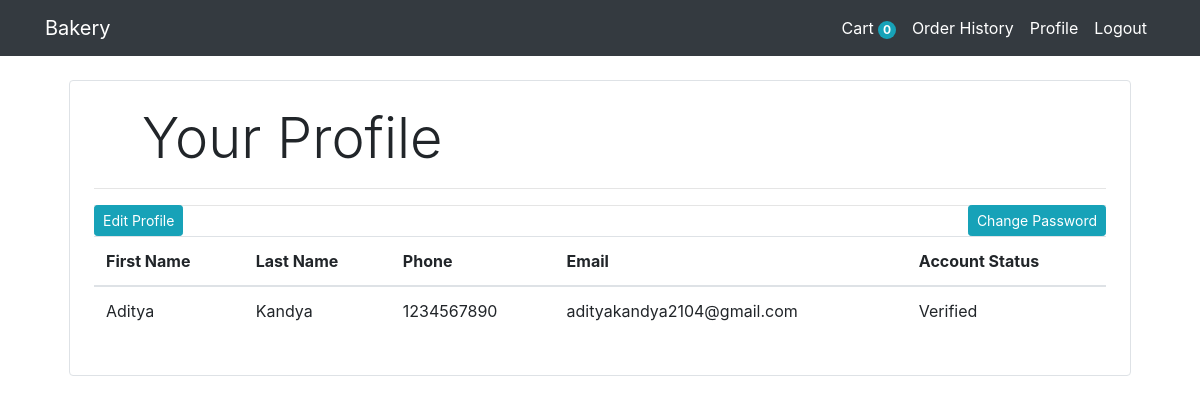
Page /profile/ (signed in) on the committed database.
### Bakery/models.py (models this page shows, shortened)
class Customer(models.Model):
    first_name = models.CharField(max_length=50,null=True)
    last_name = models.CharField(max_length=50,null=True)
    phone = models.CharField(max_length=10,null=True)
    email = models.EmailField()
    password = models.CharField(max_length=500)
    token = models.CharField(max_length=6, null=True)
    verified = models.BooleanField(default=False)
    @staticmethod
    def get_by_email(email):
        try:
            return Customer.objects.get(email=email)
        except:
            return False

### Bakery/Views/views.py (the view)
# urls.py: path('profile/', views.profile.as_view(), name='Bakery-profile'),
class profile(View):
	def get(self,request):
		customeremail=request.session.get('customer_email')
		customer=Customer.get_by_email(customeremail)
		return render(request, 'Bakery/profile.html', {'customer':customer})

### templates/Bakery/profile.html (shortened to what this page needs)
{%extends 'Partials/base.html'%}
{% block content %}
<div class="container">
   <div class="border rounded p-4 m-4">
        <p class="display-4 pl-4 ml-4">Your Profile</p>
        <hr>
        <table class="table">
            <thead>
                <thead>
                    <a class="btn btn-info btn-sm float-left " href="{% url 'Bakery-editprofile' %}">Edit Profile</a>
                    <a class="btn btn-info btn-sm float-right " href="{% url 'Bakery-changepassword' %}">Change Password</a>
                    <hr>
                 </thead>
                <tr>
                    <th>First Name</th>
                    <th>Last Name</th>
                    <th>Phone</th>
                    <th>Email</th>
                    <th>Account Status</th>
                </tr>
            </thead>
            <tbody>
                <tr>
                    {% if customer.verified %}
                    <td>{{customer.first_name}}</td>
                    <td>{{customer.last_name}}</td>
                    <td>{{customer.phone}}</td>
                    <td>{{customer.email}}</td>
                    <td color:green;>Verified</td>
                    {%else%}
                    <td>{{customer.first_name}}</td>
                    <td>{{customer.last_name}}</td>
                    <td>{{customer.phone}}</td>
                    <td>{{customer.email}}</td>
                    <td>Not Verified <a class="btn btn-info btn-sm float-right" href="/verify_user">Verify your account</a></td>
                    {%endif%}
                </tr>
            </tbody>
        </table>
   </div>
</div>
{% endblock %}

### rows in the picture
Customer: first_name "Aditya", last_name "Kandya", phone "1234567890", email "adityakandya2104@gmail.com"

### other values in the picture
{{ request.session.cart.keys|length }} "0"
